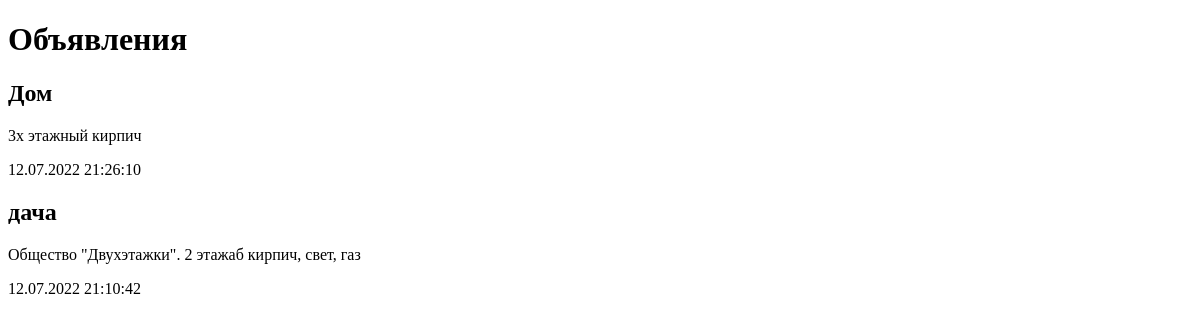
Page /bboard/ on the earlier database version.
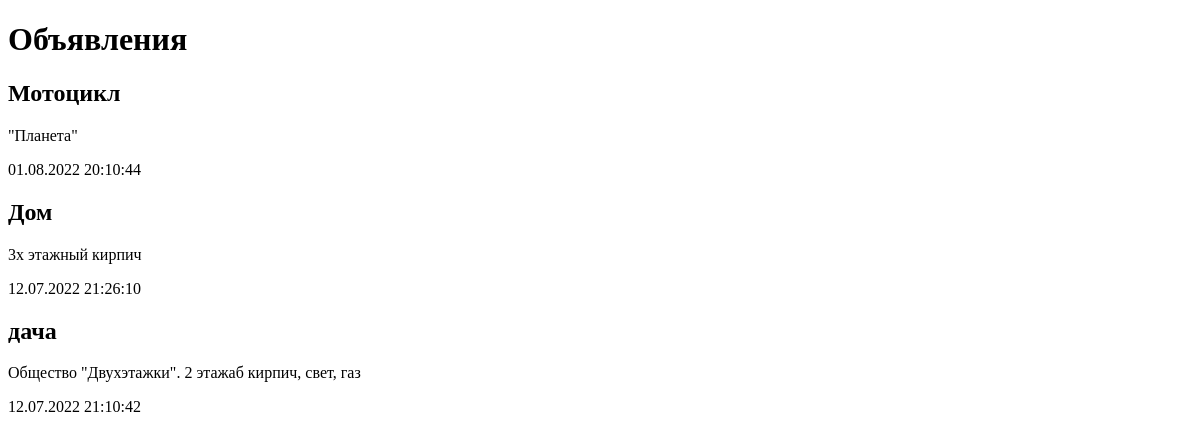
Same page on the later database version.
### bboard/models.py (models this page shows)
class Bb(models.Model):
    title = models.CharField(max_length=50, verbose_name='Товар')
    content = models.TextField(null=True, blank=True, verbose_name='Описание')
    price = models.FloatField(null=True, blank=True, verbose_name='Цена')
    published = models.DateTimeField(auto_now_add=True, db_index=True, verbose_name='Дата публикации')
    rubric = models.ForeignKey('Rubric', null=True, on_delete=models.PROTECT, verbose_name='Рубрика')   # связь внешний ключ, теперь эта модель вторична, а модель Rubric первична//on_delete=models.PROTECT запрет каскадного удаления
    class Meta:                             # класс, атрибуты которого зададут параметры самой додели
        verbose_name_plural = 'Объявления'  # название модели во множественном числе
        verbose_name = 'Объявление'         # название модели в единственном числе
        ordering = ['-published']           # последовательность полей, для которых будет выполняться сортировка по умолчанию

### bboard/views.py (the view)
# urls.py: path('', index),
def index(request):
    bbs = Bb.objects.all()
    return render(request, 'bboard/index.html', {'bbs':bbs})

### bboard/templates/bboard/index.html (shortened to what this page needs)
<!DOCTYPE html>
<html>
    <head>
    </head>
    <body>
        <h1>Объявления</h1>
        {% for bb in bbs %}
        <div>
            <h2>{{bb.title}}</h2>
            <p>{{bb.content}}</p>
            <p>{{bb.published|date:"d.m.Y H:i:s"}}</p>
        </div>
        {% endfor %}
    </body>
</html>

Differences in the rows shown:
added Bb: title "Мотоцикл", content "\"Планета\"", published "01.08.2022 20:10:44"
